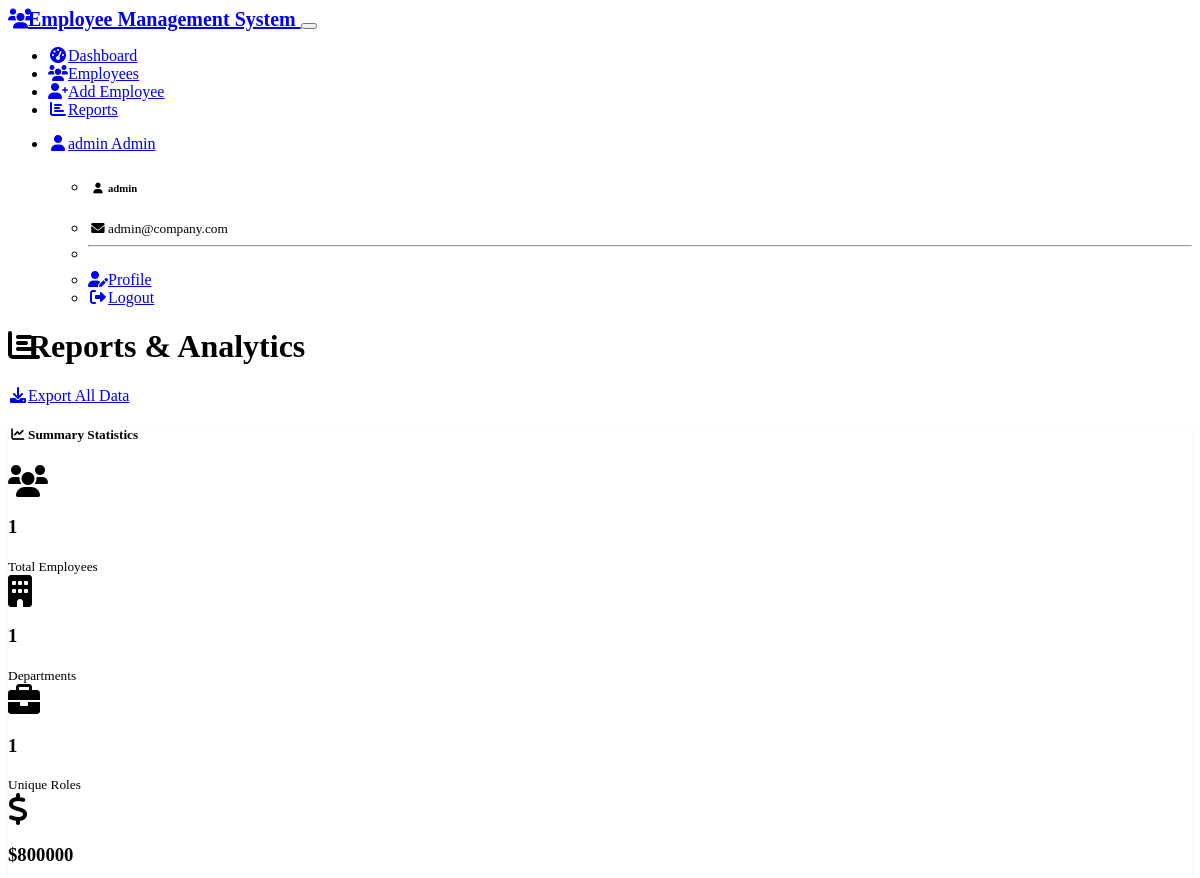
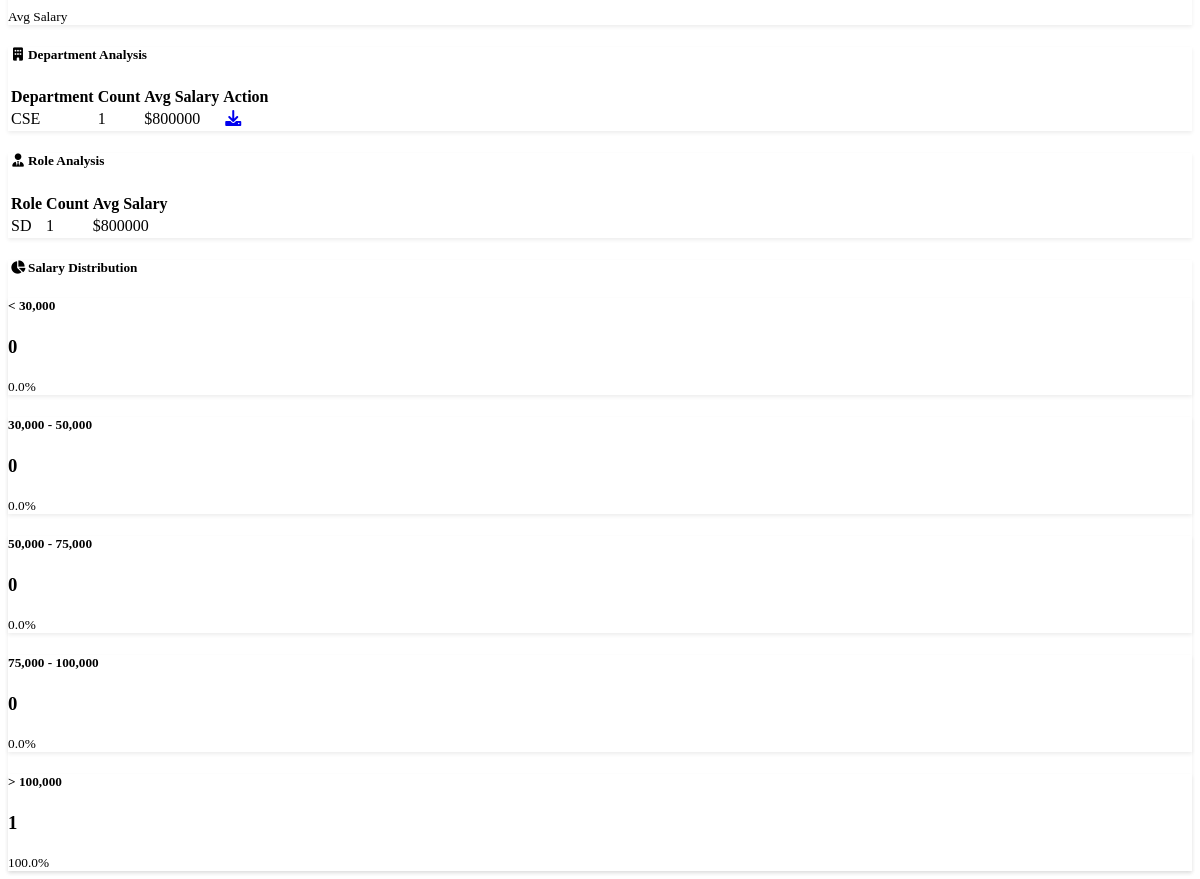
/reports (signed in), run on the app's committed database (2 pictures, top to bottom).
### models.py (models this page shows, shortened)
class Employee(db.Model):
    id = db.Column(db.Integer, primary_key=True)
    name = db.Column(db.String(100), nullable=False)
    department = db.Column(db.String(50), nullable=False)
    salary = db.Column(db.Float, nullable=False)
    role = db.Column(db.String(50), nullable=False)
    date_of_joining = db.Column(db.Date, nullable=False, default=datetime.utcnow)
    created_at = db.Column(db.DateTime, default=datetime.utcnow)
    updated_at = db.Column(db.DateTime, default=datetime.utcnow, onupdate=datetime.utcnow)

### reports.py (the view)
@app.route('/reports')
def reports():
    if 'admin_id' not in session:
        return redirect(url_for('login'))
    try:
        total_employees = Employee.query.count()
        dept_stats = db.session.query(
            Employee.department,
            db.func.count(Employee.id).label('count'),
            db.func.avg(Employee.salary).label('avg_salary'),
            db.func.min(Employee.salary).label('min_salary'),
            db.func.max(Employee.salary).label('max_salary')
        ).group_by(Employee.department).all()
        role_stats = db.session.query(
            Employee.role,
            db.func.count(Employee.id).label('count'),
            db.func.avg(Employee.salary).label('avg_salary')
        ).group_by(Employee.role).all()
        salary_ranges = [
            ('< 30,000', Employee.query.filter(Employee.salary < 30000).count()),
            ('30,000 - 50,000', Employee.query.filter(Employee.salary.between(30000, 50000)).count()),
            ('50,000 - 75,000', Employee.query.filter(Employee.salary.between(50000, 75000)).count()),
            ('75,000 - 100,000', Employee.query.filter(Employee.salary.between(75000, 100000)).count()),
            ('> 100,000', Employee.query.filter(Employee.salary > 100000).count())
        ]
        return render_template('reports.html',
                             total_employees=total_employees,
                             dept_stats=dept_stats,
                             role_stats=role_stats,
                             salary_ranges=salary_ranges)
    except Exception as e:
        logging.error(f"Error generating reports: {str(e)}")
        flash('Error loading reports', 'error')
        return render_template('reports.html',
                             total_employees=0,
                             dept_stats=[],
                             role_stats=[],
                             salary_ranges=[])

### routes/auth.py (called while the page is built, shortened)
@app.context_processor
def inject_user():
    if 'admin_id' in session:
        return dict(
            current_admin=session.get('admin_username'),
            current_email=session.get('admin_email'),
            current_role=session.get('admin_role'),
            is_logged_in=True
        )

### templates/reports.html (shortened to what this page needs)
{% extends "base.html" %}
{% block content %}
<div class="container">
    <div class="row">
        <div class="col-12">
            <div class="d-flex justify-content-between align-items-center mb-4">
                <h1>
                    <i class="fas fa-chart-bar me-2"></i>Reports & Analytics
                </h1>
                <a href="{{ url_for('export_csv') }}" class="btn btn-success">
                    <i class="fas fa-download me-1"></i>Export All Data
                </a>
            </div>
        </div>
    </div>
    <div class="row mb-4">
        <div class="col-12">
            <div class="card">
                <div class="card-header">
                    <h5 class="card-title mb-0">
                        <i class="fas fa-chart-line me-2"></i>Summary Statistics
                    </h5>
                </div>
                <div class="card-body">
                    <div class="row text-center">
                        <div class="col-md-3 mb-3">
                            <div class="bg-primary bg-opacity-10 p-3 rounded">
                                <i class="fas fa-users fa-2x text-primary mb-2"></i>
                                <h3 class="mb-0">{{ total_employees }}</h3>
                                <small class="text-muted">Total Employees</small>
                            </div>
                        </div>
                        <div class="col-md-3 mb-3">
                            <div class="bg-success bg-opacity-10 p-3 rounded">
                                <i class="fas fa-building fa-2x text-success mb-2"></i>
                                <h3 class="mb-0">{{ dept_stats|length }}</h3>
                                <small class="text-muted">Departments</small>
                            </div>
                        </div>
                        <div class="col-md-3 mb-3">
                            <div class="bg-info bg-opacity-10 p-3 rounded">
                                <i class="fas fa-briefcase fa-2x text-info mb-2"></i>
                                <h3 class="mb-0">{{ role_stats|length }}</h3>
                                <small class="text-muted">Unique Roles</small>
                            </div>
                        </div>
                        <div class="col-md-3 mb-3">
                            <div class="bg-warning bg-opacity-10 p-3 rounded">
                                <i class="fas fa-dollar-sign fa-2x text-warning mb-2"></i>
                                <h3 class="mb-0">${{ "%.0f"|format(dept_stats|sum(attribute=2)/dept_stats|length if dept_stats else 0) }}</h3>
                                <small class="text-muted">Avg Salary</small>
                            </div>
                        </div>
                    </div>
                </div>
            </div>
        </div>
    </div>
    <div class="row">
        <div class="col-lg-6 mb-4">
            <div class="card">
                <div class="card-header">
                    <h5 class="card-title mb-0">
                        <i class="fas fa-building me-2"></i>Department Analysis
                    </h5>
                </div>
                <div class="card-body">
                    {% if dept_stats %}
                        <div class="table-responsive">
                            <table class="table table-sm">
                                <thead>
                                    <tr>
                                        <th>Department</th>
                                        <th>Count</th>
                                        <th>Avg Salary</th>
                                        <th>Action</th>
                                    </tr>
                                </thead>
                                <tbody>
                                    {% for dept, count, avg_sal, min_sal, max_sal in dept_stats %}
                                    <tr>
                                        <td>{{ dept }}</td>
                                        <td>{{ count }}</td>
                                        <td>${{ "%.0f"|format(avg_sal or 0) }}</td>
                                        <td>
                                            <a href="{{ url_for('export_department_csv', department=dept) }}"
                                               class="btn btn-sm btn-outline-success">
                                                <i class="fas fa-download"></i>
                                            </a>
                                        </td>
                                    </tr>
                                    {% endfor %}
                                </tbody>
                            </table>
                        </div>
                    {% else %}
                        <div class="text-center py-4">
                            <i class="fas fa-chart-bar fa-3x mb-3 text-muted"></i>
                            <h6>No department data available</h6>
                        </div>
                    {% endif %}
                </div>
            </div>
        </div>
        <div class="col-lg-6 mb-4">
            <div class="card">
                <div class="card-header">
                    <h5 class="card-title mb-0">
                        <i class="fas fa-user-tie me-2"></i>Role Analysis
                    </h5>
                </div>
                <div class="card-body">
                    {% if role_stats %}
                        <div class="table-responsive">
                            <table class="table table-sm">
                                <thead>
                                    <tr>
                                        <th>Role</th>
                                        <th>Count</th>
                                        <th>Avg Salary</th>
                                    </tr>
                                </thead>
                                <tbody>
                                    {% for role, count, avg_sal in role_stats %}
                                    <tr>
                                        <td>{{ role }}</td>
                                        <td>{{ count }}</td>
                                        <td>${{ "%.0f"|format(avg_sal or 0) }}</td>
                                    </tr>
                                    {% endfor %}
                                </tbody>
                            </table>
                        </div>
                    {% else %}
                        <div class="text-center py-4">
                            <i class="fas fa-user-tie fa-3x mb-3 text-muted"></i>
                            <h6>No role data available</h6>
                        </div>
                    {% endif %}
                </div>
            </div>
        </div>
    </div>
    <div class="row">
        <div class="col-12">
            <div class="card">
                <div class="card-header">
                    <h5 class="card-title mb-0">
                        <i class="fas fa-chart-pie me-2"></i>Salary Distribution
                    </h5>
                </div>
                <div class="card-body">
                    {% if salary_ranges %}
                        <div class="row">
                            {% for range_name, count in salary_ranges %}
                            <div class="col-md-4 mb-3">
                                <div class="card bg-secondary bg-opacity-10">
                                    <div class="card-body text-center">
                                        <h5 class="card-title">{{ range_name }}</h5>
                                        <h3 class="text-primary">{{ count }}</h3>
                                        <small class="text-muted">
                                            {{ "%.1f"|format((count / total_employees * 100) if total_employees > 0 else 0) }}%
                                        </small>
                                    </div>
                                </div>
                            </div>
                            {% endfor %}
                        </div>
                    {% else %}
                        <div class="text-center py-4">
                            <i class="fas fa-chart-pie fa-3x mb-3 text-muted"></i>
                            <h6>No salary data available</h6>
                        </div>
                    {% endif %}
                </div>
            </div>
        </div>
    </div>
</div>
{% endblock %}

### static/css/custom.css (style rules this page uses)
.card { border: none; box-shadow: 0 0.125rem 0.25rem rgba(0, 0, 0, 0.075); transition: box-shadow 0.15s ease-in-out; }
.bg-primary { background-color: var(--bs-primary) !important; }
.bg-success { background-color: var(--bs-success) !important; }
.bg-info { background-color: var(--bs-info) !important; }
.bg-warning { background-color: var(--bs-warning) !important; }
.btn { border-radius: 0.375rem; transition: all 0.15s ease-in-out; }
.text-primary { color: var(--bs-primary) !important; }
.text-success { color: var(--bs-success) !important; }
.text-info { color: var(--bs-info) !important; }
.text-warning { color: var(--bs-warning) !important; }
.fas, .far { width: 1.25rem; text-align: center; }

### data on the page
Employee: department "CSE", id "1", avg_sal "800000"

### other printed values
{{ current_admin }} "admin"
{{ current_role }} "Admin"
{{ current_email }} "admin@company.com"
{{ total_employees }} "1"
{{ dept_stats|length }} "1"
{{ role_stats|length }} "1"
{{ role }} "SD"
{{ count }} "1"
{{ "%.0f"|format(avg_sal or 0) }} "800000"
{{ range_name }} "< 30,000" "30,000 - 50,000" "50,000 - 75,000" "75,000 - 100,000" "> 100,000"
{{ count }} "0" "0" "0" "0" "1"
